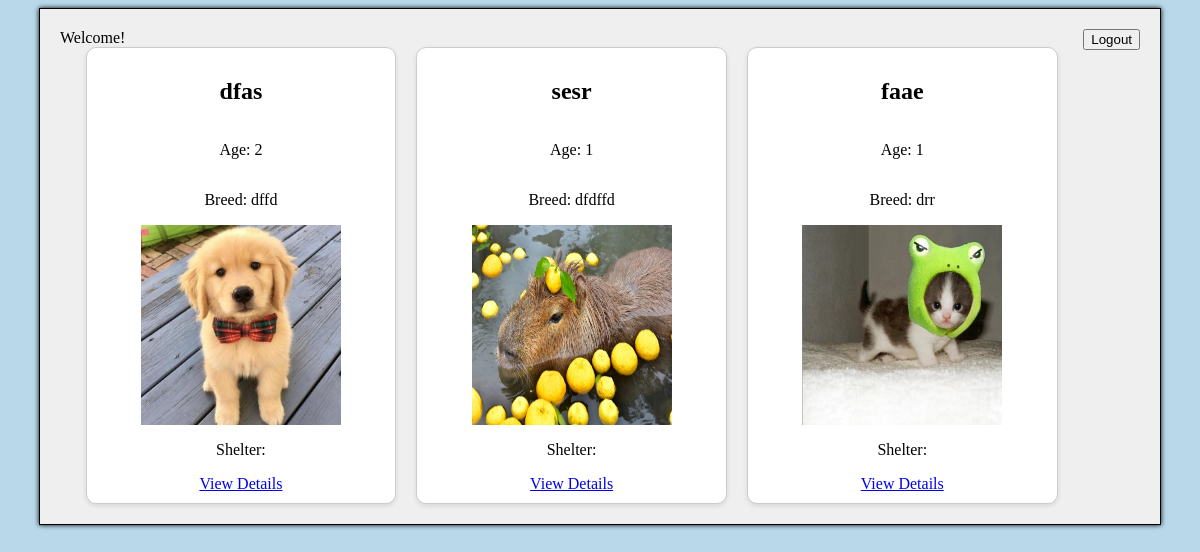
Screenshot of / (signed in) with the database file from the repository.
### gui/models.py (models this page shows, shortened)
class DogAdoptionPost(models.Model):
    GENDER_CHOICES = [
        ('male', 'Male'),
        ('female', 'Female'),
    ]
    name = models.CharField(max_length=255)
    age = models.PositiveIntegerField()
    gender = models.CharField(max_length=6, choices=GENDER_CHOICES)
    breed = models.CharField(max_length=255)
    description = models.TextField()
    shelter = models.ForeignKey(Shelter, on_delete=models.CASCADE, null=True)
    image = models.ImageField(upload_to='dogs/', blank=True, null=True)

### gui/views.py (the view)
# urls.py: path('', views.index, name='index'),
@login_required(login_url='/register-login')
def index(request):
    dogs = DogAdoptionPost.objects.all()
    shelters = Shelter.objects.all()
    return render(request, 'index.html', {'dogs': dogs, 'shelters': shelters})

### gui/templates/index.html (shortened to what this page needs)
{% extends "base_content.html" %}
{% load static %}
{% block content %}
    <form action="{% url 'logout' %}" method="post">
        <button type="submit" class="float-right">Logout</button>
    </form>
    <div class="header">Welcome!</div>
<div class="dog-container">
    {% for dog in dogs %}
    <div class="dog-item">
        <h2>{{ dog.name }}</h2>
        <p>Age: {{ dog.age }}</p>
        <p>Breed: {{ dog.breed }}</p>
        <div class="dog-image">
            {% if dog.image %}
                <img src="{{ dog.image.url }}" style="width: 200px; height: 200px;">
            {% else %}
                <img src="{% static 'dog_silhouette.jpg' %}" alt="Default Image" style="width: 200px; height: 200px;">
            {% endif %}
        </div>
        <p>Shelter: {{ dog.shelter.name }}</p>
        <a href="{% url 'dog_details' pk=dog.pk %}">View Details</a>
    </div>
    {% endfor %}
</div>
{% endblock %}

### gui/static/generic.css (style rules this page uses)
body { background-color: #b9d9eb; }
.float-right { float: right; }
.dog-container { display: grid; grid-template-columns: repeat(auto-fill, minmax(250px, 1fr)); gap: 20px; width: 90%; margin: 0 auto; }
.dog-item { background-color: white; border: 1px solid #ccc; border-radius: 10px; padding: 10px; box-shadow: 0 2px 5px rgba(0,0,0,0.1); display: flex; flex-direction: column; align-items: center; }
.dog-image { width: 100%; height: auto; object-fit: cover; border-radius: 10px; max-width: 200px; max-height: 200px; }

### rows the page displays
DogAdoptionPost: name "dfas", age "2", breed "dffd", image (picture)
DogAdoptionPost: name "sesr", age "1", breed "dfdffd", image (picture)
DogAdoptionPost: name "faae", age "1", breed "drr", image (picture)
